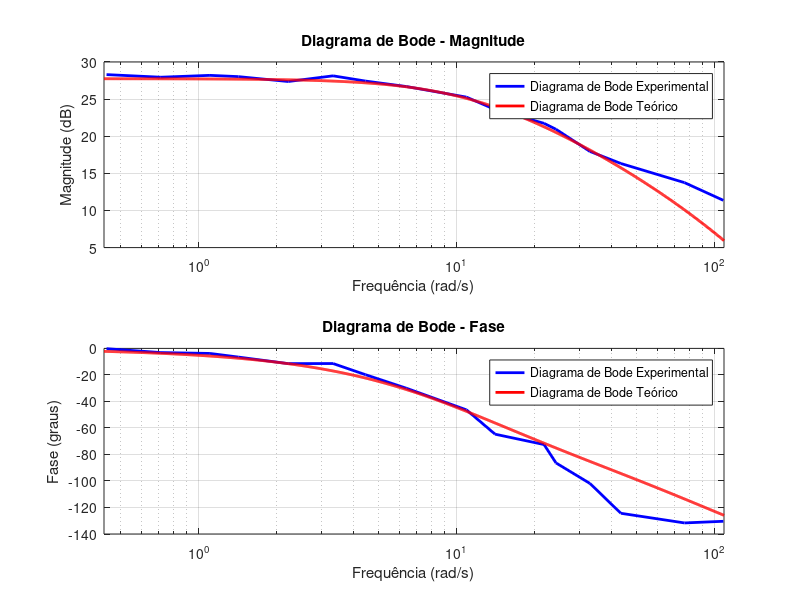

Write MATLAB code to recreate this figure.
pkg load control;

M = [3.7 4.87 6.55 7.9 11.14 12.21 15.138 18.34 21.60 23.52 25.51 23.36 25.2 25.7 24.97 26.00];
freqs = [25 17.5 10 7.5 6 5 3.5 2.5 1.5 1 0.75 0.5 0.35 0.25 0.175 0.1] * 2 * pi;
dt = [0.0210 0.030 0.05 0.054 0.062 0.0579 0.08 0.0740 0.082 0.078 0.06 0.09 0.08 0.06 0.077 0.009]/(2*pi);
freqsReais = [17.25 12.19 6.91 5.24 3.87 3.48 2.247 1.74 1.02 0.707 0.529 0.3544 0.227 0.1762 0.1137 0.07 ]*(2*pi);
G = 20*log10(M);
fase = (dt .* freqsReais) * 360;

s = tf('s');
#Gteorico = 11504.73 / (s^2 + 43.37 * s + 470.24); #Criticamente amortecido
#Gteorico = 44.69907407 / (0.06966136364* s + 1); #Primeira ordem
#Gteorico = 22 / (0.06966136364* s + 1); #Primeira ordem chutando o ganho k
Gteorico = (24.4*(10*12.024^2)) / ((s + 12.024)*(s+10*12.024)); #Super amortecido (chutando que o segundo polo está em uma freq 10 vezes maior que a primeira freq de quina)


[mag, phase, w] = bode(Gteorico, {0.43, 109});
mag = squeeze(mag);
phase = squeeze(phase);

figure();
subplot(2, 1, 1);
semilogx(freqsReais, G, 'b', 'LineWidth', 2);
hold on;
semilogx(w, 20*log10(mag), 'r', 'LineWidth', 2);
hold off;
grid on;
title('Diagrama de Bode - Magnitude');
xlabel('Frequência (rad/s)');
ylabel('Magnitude (dB)');
legend('Diagrama de Bode Experimental', 'Diagrama de Bode Teórico');
xlim([0.43, 109]);
subplot(2, 1, 2);
semilogx(freqsReais, -fase, 'b', 'LineWidth', 2);
hold on;
semilogx(w, phase, 'r', 'LineWidth', 2);
hold off;
grid on;
title('Diagrama de Bode - Fase');
xlabel('Frequência (rad/s)');
ylabel('Fase (graus)');
legend('Diagrama de Bode Experimental', 'Diagrama de Bode Teórico');
xlim([0.43, 109]);
